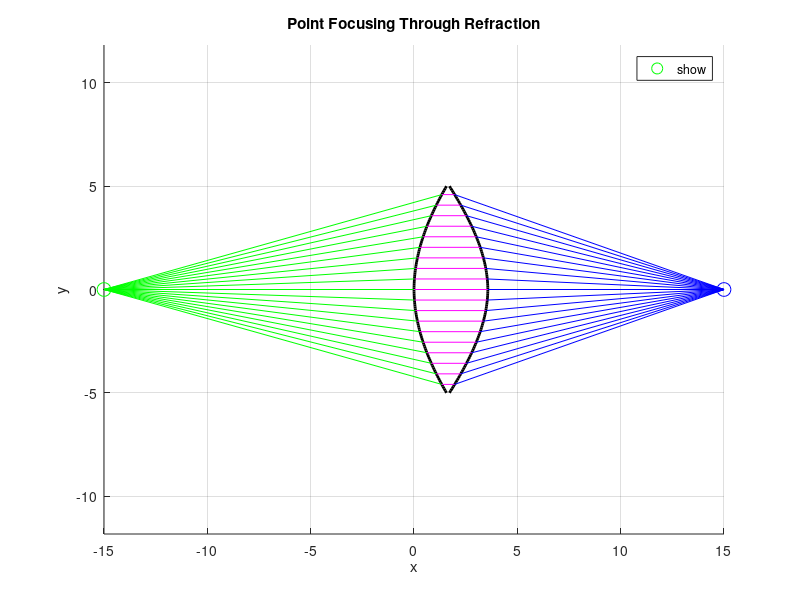

This figure's MATLAB source:
clc; clear; close all; %清除一切

%%  參數設定
x1 = -15;  y1 = 0;     % 光源點 
x2 = 15;   y2 = 0;     % 聚焦點 
n1 = 1.0;              % 空氣折射率
n2 = 1.5;              % 透鏡折射率

%%  透鏡設定
h = linspace(0, 5, 50);  % 透鏡高度，取樣點為50

% 建立透鏡曲面 x 座標的陣列，準備依照折射條件逐步填入形狀。
left = nan(size(h));    % 左曲面 (由空氣射入)
right = nan(size(h));   % 右曲面 (由透鏡射出)

%%  設計透鏡表面
%根據Snell's law 反推透鏡入射與出射曲面

% 計算左側透鏡表面(光線從空氣進入透鏡)

for i = 1:length(h)        % 針對每一條高度為h(i)的光線
    y = h(i); 

    % 計算光源點到暫定折射點(x=0,y) 的入射角 θ_in
    theta_in = atan2(y - y1, 0 - x1); 

    % 利用Monte-Carlo隨機產生 N 個可能的法線角度 alpha (與 y 軸夾角)
    N = 10000;  
    alpha_samples = pi * (rand(1, N) - 0.5); 

    % 將每個候選的法線角度 alpha 代入 Snell's Law
    % 計算入射角與折射角是否滿足折射條件
    snell_vals = n1 * sin(theta_in - alpha_samples) - n2 * sin(-alpha_samples);

    % 找出誤差最小的 alpha，即最接近滿足 Snell's Law 的法線方向
    [~, idx] = min(abs(snell_vals));
    alpha = alpha_samples(idx);

    % 將法線角度轉換為曲面切線角度（法線逆時針旋轉 90 度）
    tangent_angle = alpha - pi/2;       % 切線與 x 軸的角度
    slope = tan(tangent_angle);         % 計算該處透鏡表面的切線斜率

    % 根據斜率對高度積分，計算對應的 x 座標位置
    if i == 1
        left(i) = 0;           % 設定初始點在原點 x = 0
    else
        dy = h(i) - h(i-1);              % 相鄰兩點的 y 差距
        dx = dy / slope;                 % 由斜率計算對應的 x 增量
        left(i) = left(i-1) + dx;   % 累積求得 x 座標
    end
end

% 計算右側透鏡表面(光線從透鏡射出回到空氣)

for i = 1:length(h)
    y = h(i); 

    % 設定右側初始點為左側末點往右偏移一小段距離（確保透鏡有厚度）
    if i == 1
        right(i) = left(end) + 2;
    else
        right(i) = right(i-1);  % 從前一點延伸
    end

    % 計算從當前折射點 (x, y) 指向聚焦點的出射方向角度 θ_out
    theta_out = atan2(y2 - y, x2 - right(i));

    N = 10000;
    % 改用等距角度掃描取代隨機取樣，提升計算穩定性
    alpha_samples = (-pi/2) + pi * (0:N-1)/N;  
    snell_vals = n2 * sin(-alpha_samples) - n1 * sin(theta_out - alpha_samples);
    [~, idx] = min(abs(snell_vals));
    alpha = alpha_samples(idx);

    % 將法線角度轉為切線角度並計算斜率
    tangent_angle = alpha - pi/2;
    slope = tan(tangent_angle);

    % 根據斜率積分出右側透鏡表面對應的 x 座標
    if i == 1
        right(i) = right(i);  % 起始點不變
    else
        dy = h(i) - h(i-1);
        dx = dy / slope;
        right(i) = right(i-1) + dx;
    end
end

%% 繪圖 

figure(1); hold on; axis equal; grid on;
xlabel('x'); ylabel('y');
title('Point Focusing Through Refraction');

% 畫出透鏡
plot(left, h, 'k', 'LineWidth', 2, 'HandleVisibility','off');
plot(right, h, 'k', 'LineWidth', 2, 'HandleVisibility','off');
plot(left, -h, 'k', 'LineWidth', 2, 'HandleVisibility','off');
plot(right, -h, 'k', 'LineWidth', 2, 'HandleVisibility','off');

% 畫出光源與聚焦點
plot(x1, y1, 'go', 'MarkerSize', 10, 'DisplayName', '點光源');
plot(x2, y2, 'bo', 'MarkerSize', 10, 'DisplayName', '聚焦點');

% 繪製上半部光線（正 y）通過透鏡的路徑
first = true; % 讓第一條加入圖例
for i = 1:5:length(h)
    y = h(i);
    x_lens_L = left(i);
    x_lens_R = right(i);

    if first
        plot([x1, x_lens_L], [y1, y], 'g', 'DisplayName', '入射光線');
        plot([x_lens_L, x_lens_R], [y, y], 'm', 'DisplayName', '透鏡內平行光線');
        plot([x_lens_R, x2], [y, y2], 'b', 'DisplayName', '折射聚焦光線');
        legend('show', 'AutoUpdate','off');  % 鎖定圖例內容
        first = false;
    else
        plot([x1, x_lens_L], [y1, y], 'g', 'HandleVisibility','off');
        plot([x_lens_L, x_lens_R], [y, y], 'm', 'HandleVisibility','off');
        plot([x_lens_R, x2], [y, y2], 'b', 'HandleVisibility','off');
    end
end

% 繪製下半部光線（負 y）通過透鏡的路徑
for i = 1:5:length(h)
    y = -h(i);
    x_lens_L = left(i);
    x_lens_R = right(i);
    plot([x1, x_lens_L], [y1, y], 'g', 'HandleVisibility','off');
    plot([x_lens_L, x_lens_R], [y, y], 'm', 'HandleVisibility','off');
    plot([x_lens_R, x2], [y, y2], 'b', 'HandleVisibility','off');
end

hold off;
